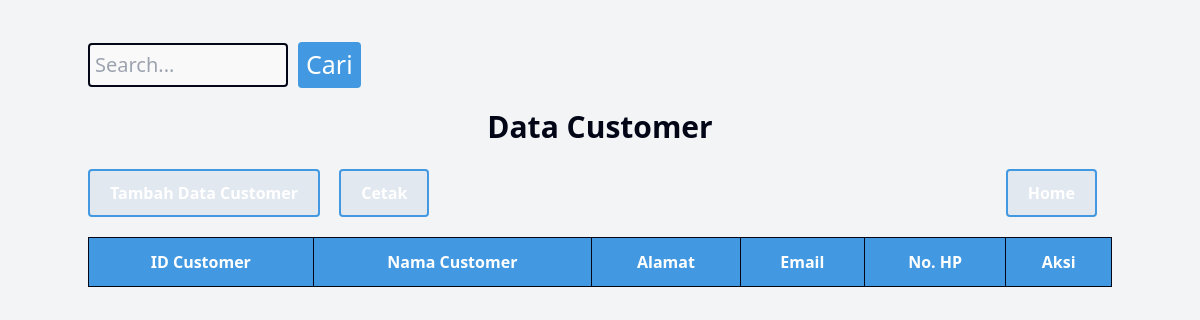
/rentalmobil/public/dashboard/data/dashboardcustomer.php, run on an earlier commit of the app's database.
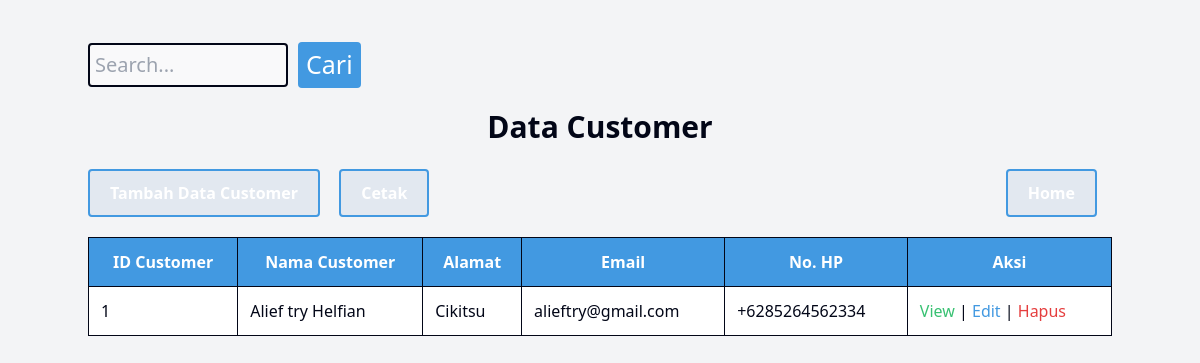
And on a later commit of the database.
### tables this page shows
CREATE TABLE `customer` (
  `id_customer` int(11) NOT NULL,
  `nama` varchar(100) NOT NULL,
  `alamat` varchar(500) NOT NULL,
  `email` varchar(100) NOT NULL,
  `no_hp` varchar(100) NOT NULL
);

### rentalmobil/public/dashboard/data/dashboardcustomer.php (the view, shortened to what this page needs)
<?php
	include_once("../../../config/koneksi.php");
?>
<!DOCTYPE html>
<html>
<head>
	<link rel="stylesheet" href="../../css/output.css">
</head>
<body class="bg-gray-100">
	<div class="container mx-auto py-8">
		<form action="dashboardcustomer.php" method="GET" class="mb-4">
           <div class="search-container">
                <input type="text" name="cari" placeholder="Search..." class="border border-gray-400 rounded-md px-2 py-1" style="font-size: 20px;">
                <input type="submit" value="Cari" class="btn bg-blue-500 text-white px-4 py-1 rounded-md" style="font-size: 25px;">
            </div>
        </form>
	<h1> Data Customer </h1>
		<nav>
			<div>
				<a href="../../customer/view/tambah.php" class="btn bg-blue-500 text-white">Tambah Data Customer</a>
				<a href="../../customer/view/cetak.php" target="_blank" class="btn bg-blue-500 text-white">Cetak</a>
			</div>
            <div>
                <a href="../dashboard.php" class="btn bg-blue-500 text-white">Home</a>
            </div>
        </nav>
	<table border="1">
			<?php
				if (isset($_GET['cari'])) {
					$cari = $_GET['cari'];
					$ambildata = mysqli_query($kon, "SELECT * FROM customer WHERE id_customer LIKE '%".$cari."%' OR nama LIKE '%".$cari."%'");
				} else {
					$ambildata = mysqli_query($kon, "SELECT * FROM customer ORDER BY id_customer ASC ");
				}
			?>
		<tr>
			<th class="border border-gray-400 px-4 py-2 text-center"> ID Customer </th>
			<th class="border border-gray-400 px-4 py-2 text-center"> Nama Customer </th>
			<th class="border border-gray-400 px-4 py-2 text-center"> Alamat </th>
			<th class="border border-gray-400 px-4 py-2 text-center"> Email </th>
            <th class="border border-gray-400 px-4 py-2 text-center"> No. HP </th>
			<th class="border border-gray-400 px-4 py-2 text-center"> Aksi </th>
		</tr>
		<tbody>
		<?php
			while ($userAmbilData = mysqli_fetch_array($ambildata)) {
				echo "<tr>";
					echo "<td class='border border-gray-400 px-4 py-2'>" . $id_customer = $userAmbilData['id_customer'] . "</td>";
					echo "<td class='border border-gray-400 px-4 py-2'>" . $nama = $userAmbilData['nama'] . "</td>";
					echo "<td class='border border-gray-400 px-4 py-2'>" . $alamat = $userAmbilData['alamat'] . "</td>";
					echo "<td class='border border-gray-400 px-4 py-2'>" . $email = $userAmbilData['email'] . "</td>";
                    echo "<td class='border border-gray-400 px-4 py-2'>" . $no_hp = $userAmbilData['no_hp'] . "</td>";
					echo "<td class='border border-gray-400 px-4 py-2'>
							<a href='../../customer/view/view.php?id_customer=" . $userAmbilData['id_customer'] . "' class='btn btn-view'> View </a> |
							<a href='../../customer/view/update.php?id_customer=" . $userAmbilData['id_customer'] . "' class='btn btn-edit'> Edit </a> |
							<a href='../../customer/Controller/customerhapus.php?id_customer=" . $userAmbilData['id_customer'] ."' class='btn btn-hapus'> Hapus </a>
						</td>";
				echo "</tr>";
			}
		?>
		</tbody>
	</table>
	</div>
</body>
</html>

### rentalmobil/public/dashboard/data/dashboardcustomer.php (style rules this page uses)
h1 { text-align: center; color: #020617; font-weight: bold; margin-bottom: 20px; font-size: 30px; }
nav { display: flex; justify-content: space-between; align-items: center; margin-bottom: 10px; }
nav a { padding: 10px 20px; margin-right: 15px; color: #1a365d; font-weight: bold; text-decoration: none; display: inline-block; background-color: #e2e8f0; border: 2px solid #4299e1; border-radius: 4px; }
table { border-collapse: collapse; width: 100%; margin-top: 20px; }
th, td { border: 3px solid #020617; padding: 12px; text-align: left; color: #020617; background-color: #fff; }
th:first-child { color: #fff; }
th { font-weight: bold; background-color: #4299e1; }
td { font-size: 16px; }
th:first-child, th:nth-child(2), th:nth-child(3), th:nth-child(4), th:nth-child(5), th:nth-child(6) { color: #fff; }
.btn-view { color: #38c172; }
.btn-edit { color: #4299e1; }
.btn-hapus { color: #e53e3e; }
.search-container { display: flex; align-items: center; }
.search-container input[type=text] { width: 200px; margin-top: 10px; padding: 5px; font-size: 5px; border: 2px solid #020617; border-radius: 4px; background-color: rgba(255, 255, 255, 0.5); }
.search-container input[type=submit] { background-color: #4299e1; color: white; border: none; padding: 4px 8px; border-radius: 4px; cursor: pointer; font-size: 14px; margin-left: 10px; margin-top: 10px; }

What changed in the data, as far as the page shows it:
added customer: id_customer "1", nama "Alief try Helfian", alamat "Cikitsu", email "alieftry@gmail.com", no_hp "+6285264562334"
